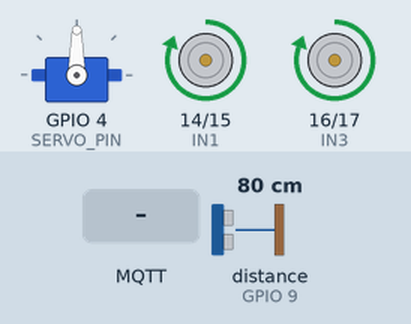
A program run on a simulated ESP32-S3. Parts: servo, motor-driver pin pairs drawn as motors (green arrow = first pin HIGH = forward, orange = second pin HIGH = backward, longer = more drive). Wiring (inferred from the names in the program): ultrasonic range finder: trigger GPIO 10; echo GPIO 9. The test bench sets the inputs (shaded band); at power-on: distance to the obstacle (sensor on GPIO 9) 80 cm. The echo pulse lasts 58.3 µs per cm; WiFi joins after 1.5 s; servers stay silent unless stated; no MQTT or app messages arrive unless stated; what the program prints to the serial monitor is not drawn.

Above: at 2.7 s.
2.8 s: distance to the obstacle (sensor on GPIO 9) set to 32 cm
5.9 s: distance to the obstacle (sensor on GPIO 9) set to 28 cm
At 7.3 s:
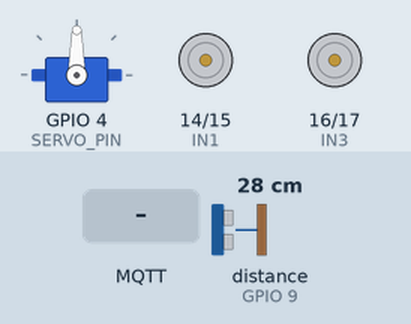
9.0 s: distance to the obstacle (sensor on GPIO 9) set to 23 cm
At 9.8 s:
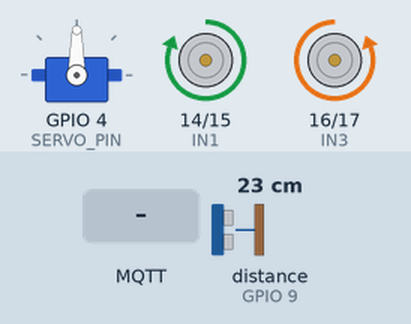
12.1 s: distance to the obstacle (sensor on GPIO 9) set to 18 cm
At 14.1 s:
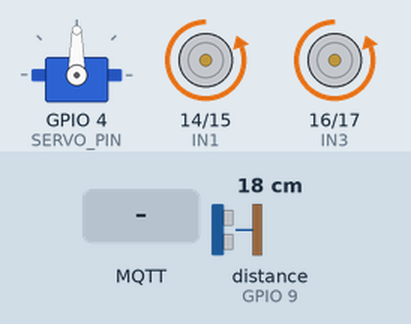
18.3 s: MQTT message "W" arrives on the first subscribed topic
Timing chart, 0 to 22.4 s (numbered marks = the images above; inputs shaded):
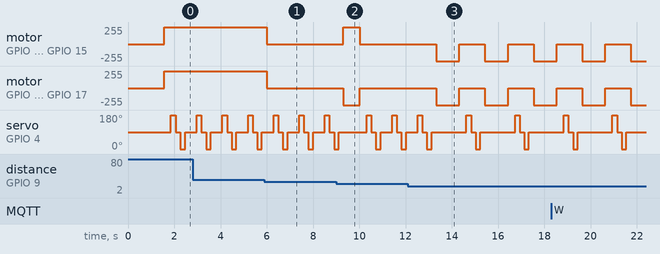

The program:

main.cpp
```cpp
#include <WiFi.h>
#include <PubSubClient.h>
#include <ESP32Servo.h>

#define IN1 14
#define IN2 15
#define IN3 16
#define IN4 17
#define ENA 18
#define ENB 21
#define TRIG 10
#define ECHO 9
#define SERVO_PIN 4

Servo servo1;
float t;
float w, a, d;
String now = "X";
String last = "";

const char* ssid = "VanTuan";
const char* password = "11111111";
const char* mqtt_server = "broker.emqx.io";

WiFiClient espClient;
PubSubClient client(espClient);


void W() {
  digitalWrite(IN1, HIGH);
  digitalWrite(IN2, LOW);
  digitalWrite(IN3, HIGH);
  digitalWrite(IN4, LOW);
}
void S() {
  digitalWrite(IN1, LOW);
  digitalWrite(IN2, HIGH);
  digitalWrite(IN3, LOW);
  digitalWrite(IN4, HIGH);
}
void D() {
  digitalWrite(IN1, LOW);
  digitalWrite(IN2, HIGH);
  digitalWrite(IN3, HIGH);
  digitalWrite(IN4, LOW);
}
void A() {
  digitalWrite(IN1, HIGH);
  digitalWrite(IN2, LOW);
  digitalWrite(IN3, LOW);
  digitalWrite(IN4, HIGH);
}
void STOP() {
  digitalWrite(IN1, LOW);
  digitalWrite(IN2, LOW);
  digitalWrite(IN3, LOW);
  digitalWrite(IN4, LOW);
}


float kc() {
  digitalWrite(TRIG, LOW);
  delayMicroseconds(2);
  digitalWrite(TRIG, HIGH);
  delayMicroseconds(10);
  digitalWrite(TRIG, LOW);
  t = pulseIn(ECHO, HIGH, 30000);
  float distance = (0.0343 * t) / 2;
  return distance;
}

float kc_a() {
  servo1.write(180);
  delay(200);
  float TEMP = kc();
  servo1.write(90);
  delay(200);
  return TEMP;
}

float kc_d() {
  servo1.write(0);
  delay(200);
  float TEMP = kc();
  servo1.write(90);
  delay(200);
  return TEMP;
}


void callback(char* topic, byte* payload, unsigned int length) {
  String message = "";
  for (int i = 0; i < length; i++) message += (char)payload[i];

  Serial.print("Nhận lệnh từ MQTT: ");
  Serial.println(message);

  if (String(topic) == "xe1/control") {
    if (message == "W") { W(); now = "W"; }
    else if (message == "S") { S(); now = "S"; }
    else if (message == "A") { A(); now = "A"; }
    else if (message == "D") { D(); now = "D"; }
    else if (message == "X") { STOP(); now = "X"; }
  }
}


void reconnect() {
  while (!client.connected()) {
    Serial.print("Kết nối MQTT...");
    if (client.connect("ESP32S3")) {
      Serial.println("OK");
      client.subscribe("xe1/control");
    } else {
      Serial.print("Thất bại, mã lỗi: ");
      Serial.println(client.state());
      delay(2000);
    }
  }
}


void setup() {
  Serial.begin(115200);

  pinMode(IN1, OUTPUT);
  pinMode(IN2, OUTPUT);
  pinMode(IN3, OUTPUT);
  pinMode(IN4, OUTPUT);
  pinMode(TRIG, OUTPUT);
  pinMode(ECHO, INPUT);

  servo1.attach(SERVO_PIN);
  servo1.write(90);

  Serial.print("Kết nối WiFi");
  WiFi.begin(ssid, password);
  while (WiFi.status() != WL_CONNECTED) {
    delay(500);
    Serial.print(".");
  }
  Serial.println("\nĐã kết nối WiFi!");
  Serial.println(WiFi.localIP());

  client.setServer(mqtt_server, 1883);
  client.setCallback(callback);
}


void loop() {
  if (!client.connected()) reconnect();
  client.loop();

  w = kc();
  if (w >= 30) {
    W();
    now = "W";
  } else {
    STOP();
    now = "X";
  }
  delay(300);

  a = kc_a();
  d = kc_d();

  if (w < 25 && a < 20 && d < 20) {
    S(); delay(1000); now = "S";
  } else if (a > d && d > 20) {
    A(); delay(700); now = "A";
  } else if (d > a && a > 20) {
    D(); delay(700); now = "D";
  }


  if (now != last) {
    last = now;
    if (now == "W") client.publish("esp32test1", "XE ĐANG ĐI THẲNG");
    else if (now == "A") client.publish("esp32test1", "XE QUẶT TRÁI");
    else if (now == "S") client.publish("esp32test1", "XE ĐI LÙI");
    else if (now == "D") client.publish("esp32test1", "XE QUẶT PHẢI");
    else if (now == "X") client.publish("esp32test1", "XE DỪNG");
  }
}
```

Measured:
- the behaviour switches between 31 and 30 cm on distance to the obstacle (sensor on GPIO 9) (found by bisection; images 0 and 1)
- the behaviour switches between 21 and 20 cm on distance to the obstacle (sensor on GPIO 9) (found by bisection; images 2 and 3)
- after the input at 5.9 s, motor on GPIO 14 (IN1) / GPIO 15 (IN2), motor on GPIO 16 (IN3) / GPIO 17 (IN4): forward 255/255 → stopped after 0.10 s
- after the input at 9.0 s, motor on GPIO 14 (IN1) / GPIO 15 (IN2): stopped → forward 255/255 after 0.31 s, → stopped 0.70 s later; motor on GPIO 16 (IN3) / GPIO 17 (IN4): stopped → backward 255/255 after 0.31 s, → stopped 0.70 s later
- after the input at 12.1 s, motor on GPIO 14 (IN1) / GPIO 15 (IN2), motor on GPIO 16 (IN3) / GPIO 17 (IN4): alternates backward 255/255 for 1.0 s and stopped for 1.1 s, starting after 1.2 s
- by itself, servo on GPIO 4 (SERVO_PIN): repeats every 2.1 s: 90° 0.20 s, 0° 0.20 s, 90° 1.5 s, 180° 0.20 s
